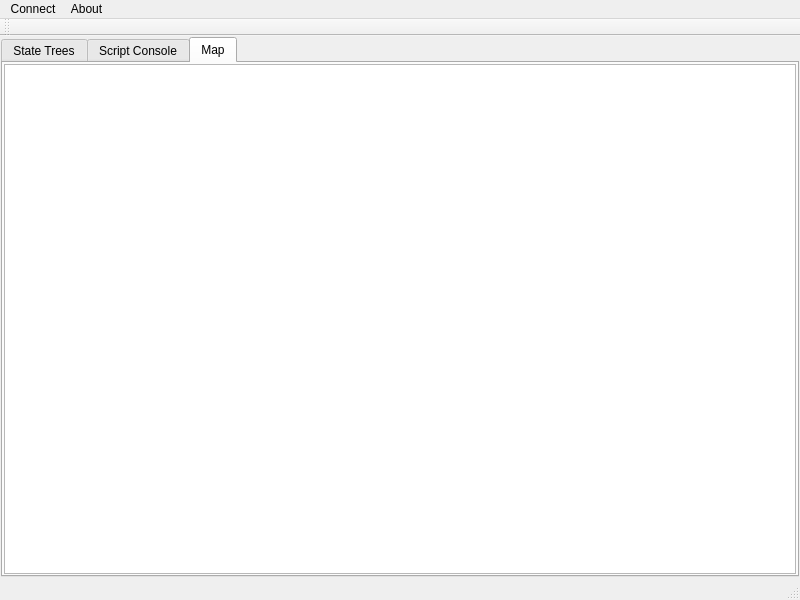
<?xml version="1.0" encoding="UTF-8"?>
<ui version="4.0">
 <class>RemoteDebugWindowClass</class>
 <widget class="QMainWindow" name="RemoteDebugWindowClass">
  <property name="geometry">
   <rect>
    <x>0</x>
    <y>0</y>
    <width>800</width>
    <height>600</height>
   </rect>
  </property>
  <property name="windowTitle">
   <string>RemoteDebugWindow</string>
  </property>
  <widget class="QWidget" name="centralWidget">
   <layout class="QGridLayout" name="gridLayout">
    <property name="margin">
     <number>1</number>
    </property>
    <item row="0" column="0">
     <widget class="QTabWidget" name="categories">
      <property name="currentIndex">
       <number>2</number>
      </property>
      <widget class="QWidget" name="tabStateTree">
       <attribute name="title">
        <string>State Trees</string>
       </attribute>
       <layout class="QHBoxLayout" name="horizontalLayout">
        <property name="margin">
         <number>1</number>
        </property>
        <item>
         <widget class="QTreeWidget" name="debugWidgets">
          <property name="minimumSize">
           <size>
            <width>0</width>
            <height>464</height>
           </size>
          </property>
          <property name="maximumSize">
           <size>
            <width>151</width>
            <height>16777215</height>
           </size>
          </property>
          <column>
           <property name="text">
            <string notr="true">1</string>
           </property>
          </column>
         </widget>
        </item>
        <item>
         <widget class="QTreeView" name="stateTree">
          <property name="editTriggers">
           <set>QAbstractItemView::NoEditTriggers</set>
          </property>
          <property name="showDropIndicator" stdset="0">
           <bool>false</bool>
          </property>
          <property name="uniformRowHeights">
           <bool>true</bool>
          </property>
          <property name="allColumnsShowFocus">
           <bool>true</bool>
          </property>
          <attribute name="headerDefaultSectionSize">
           <number>250</number>
          </attribute>
          <attribute name="headerStretchLastSection">
           <bool>true</bool>
          </attribute>
          <attribute name="headerDefaultSectionSize">
           <number>250</number>
          </attribute>
          <attribute name="headerStretchLastSection">
           <bool>true</bool>
          </attribute>
         </widget>
        </item>
       </layout>
      </widget>
      <widget class="QWidget" name="tabScriptConsole">
       <attribute name="title">
        <string>Script Console</string>
       </attribute>
      </widget>
      <widget class="QWidget" name="tabMap">
       <attribute name="title">
        <string>Map</string>
       </attribute>
       <layout class="QHBoxLayout" name="horizontalLayout_2">
        <property name="margin">
         <number>1</number>
        </property>
        <item>
         <widget class="MapWidget" name="graphics2d">
          <property name="backgroundBrush">
           <brush brushstyle="SolidPattern">
            <color alpha="255">
             <red>200</red>
             <green>200</green>
             <blue>200</blue>
            </color>
           </brush>
          </property>
         </widget>
        </item>
       </layout>
      </widget>
     </widget>
    </item>
   </layout>
  </widget>
  <widget class="QMenuBar" name="menuBar">
   <property name="geometry">
    <rect>
     <x>0</x>
     <y>0</y>
     <width>800</width>
     <height>18</height>
    </rect>
   </property>
   <widget class="QMenu" name="menuConnect">
    <property name="title">
     <string>Connect</string>
    </property>
    <addaction name="actionConnect_LocalHost"/>
   </widget>
   <widget class="QMenu" name="menuAbout">
    <property name="title">
     <string>About</string>
    </property>
   </widget>
   <addaction name="menuConnect"/>
   <addaction name="menuAbout"/>
  </widget>
  <widget class="QToolBar" name="mainToolBar">
   <attribute name="toolBarArea">
    <enum>TopToolBarArea</enum>
   </attribute>
   <attribute name="toolBarBreak">
    <bool>false</bool>
   </attribute>
  </widget>
  <widget class="QStatusBar" name="statusBar"/>
  <action name="actionExit">
   <property name="text">
    <string>Exit</string>
   </property>
   <property name="toolTip">
    <string>Close The Application</string>
   </property>
   <property name="shortcut">
    <string>X</string>
   </property>
  </action>
  <action name="actionConnect_LocalHost">
   <property name="text">
    <string>Connect Localhost</string>
   </property>
  </action>
 </widget>
 <layoutdefault spacing="6" margin="11"/>
 <customwidgets>
  <customwidget>
   <class>MapWidget</class>
   <extends>QGraphicsView</extends>
   <header>mapwidget.h</header>
  </customwidget>
 </customwidgets>
 <resources>
  <include location="remotedebugwindow.qrc"/>
 </resources>
 <connections/>
</ui>
